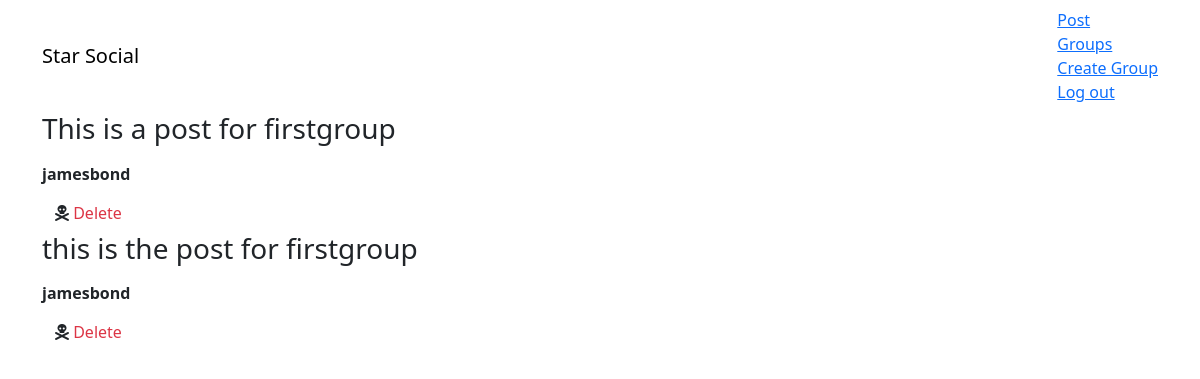
The page /posts/ (signed in) on the database as committed earlier.
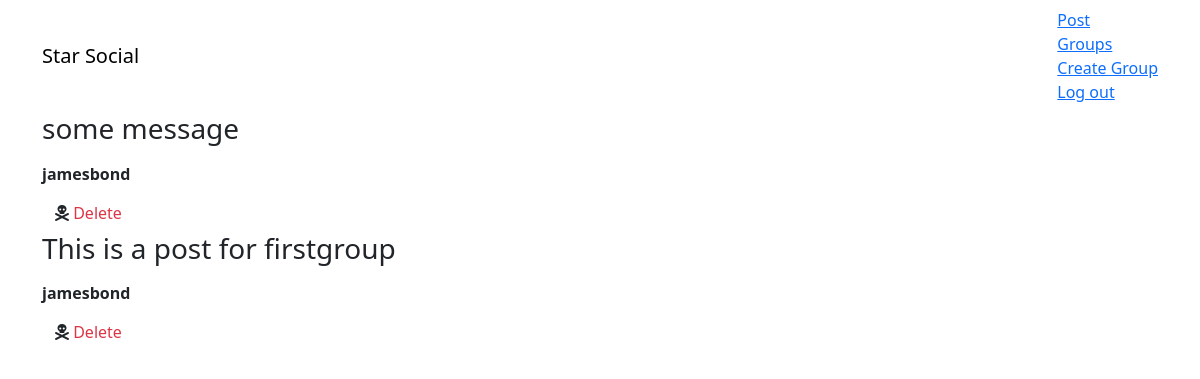
The same page on the database as committed later.
### posts/models.py (models this page shows, shortened)
class Post(models.Model):
    user = models.ForeignKey(User, related_name="posts", on_delete=models.CASCADE)
    created_at = models.DateTimeField(auto_now=True)
    message = models.TextField()
    message_html = models.TextField(editable=False)
    group = models.ForeignKey(Group, related_name="posts", null=True, blank=True, on_delete=models.PROTECT)
    class Meta:
        ordering = ["-created_at"]
        unique_together = ["user", "message" ]

### posts/views.py (the view)
# urls.py: path('', views.PostList.as_view(), name="all"),
class PostList(SelectRelatedMixin, generic.ListView):
    model = models.Post
    select_related = ("user", "group")

### posts/templates/posts/post_list.html (shortened to what this page needs)
{% extends "posts/post_base.html" %}
{% block post_content %}
  <div class="col-md-8">
    {% for post in post_list %}
      {% include "posts/_post.html" %}
    {% endfor %}
  </div>
{% endblock post_content %}

### posts/templates/posts/_post.html (shortened to what this page needs)
<div class="post media">
  <h3>{{ post.message_html|safe }}</h3>
  <div class="media-body">
    <strong>{{ post.user.username }}</strong>
    <div class="media-footer">
        {% if user.is_authenticated and post.user == user %}
          <a href="{% url 'posts:delete' pk=post.pk %}" title="delete" class="btn btn-simple">
            <i class="fa-solid fa-skull-crossbones" aria-hidden="true"></i>
            <span class="text-danger icon-label">Delete</span>
          </a>
        {% endif %}
    </div>
  </div>
</div>

Rows that differ between the two databases and show on the page:
removed Post: message_html "this is the post for firstgroup", user.username "jamesbond", shows "Delete"
added Post: message_html "some message", user.username "jamesbond", shows "Delete"
